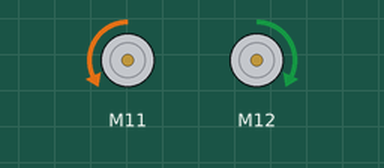
Simulated run of this sketch. Board: Arduino Uno, built with avr-gcc and run on an emulated ATmega328P. Shown: 2 × DC motor (green arrow = forward, orange = backward, longer = faster).

Above: at 0.1 s.
At 4.0 s:
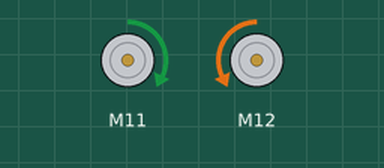
At 6.9 s:
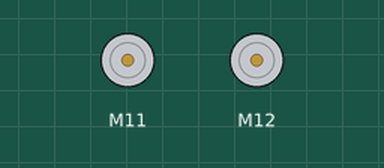
Timing chart, 0 to 8.4 s (numbered marks = the images above):
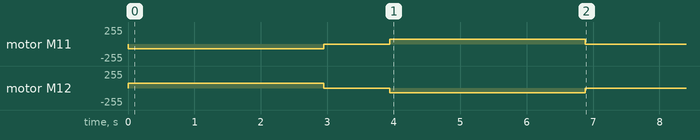

Measured:
- by itself, motor M11: stopped → backward 70/255 at 0.00 s, → stopped 2.9 s later, → forward 70/255 1.0 s later, → stopped 2.9 s later
- by itself, motor M12: stopped → forward 70/255 at 0.00 s, → stopped 2.9 s later, → backward 70/255 1.0 s later, → stopped 2.9 s later

The sketch:

PreciseMoving.ino
```cpp
/***************************************************************
Le robot avance du nombre de cm donné.
Utilise les encodeurs des moteurs

Testé sur robot à chenilles.
****************************************************************/
#include <Arduino.h>
#include <Wire.h>
#include <SoftwareSerial.h>
#include <MeMegaPi.h>

//-------Components Variables
MeEncoderOnBoard Encoder_1(SLOT1);
MeEncoderOnBoard Encoder_2(SLOT2);

//-------Private Variables (do not touch)
double angle_rad = PI / 180.0;
double angle_deg = 180.0 / PI;

//-------Variables
int encodersRPM = 50;     //Vitesse, entre 0 et 180, nombre de tours/min des encodeurs

//-------Main Function

/// Met en Pause le code mais permet de continuer la boucle loop()
void _delay(float ms) {
  if (ms < 0.0) {
    ms = 0.0;
  }
  long endTime = millis() + ms;
  while (millis() < endTime) _loop();
}

void setup() {

  InitializeEncoders();
  Serial.begin(9600);

  //Ajouter les étapes ici
  AccurateMoving(40, 50, 1); //Avance de 40cm à 50 rpm
  _delay(1000);
  AccurateMoving(40, 50, -1);//Recule de 40cm à 50 rpm
}

void _loop() {
  Encoder_1.loop();
  Encoder_2.loop();
}

void loop() {
  _loop();
}
```

EncodersMovement.ino
```cpp
// Param :
//   int cm > Distance à parcourir, en cm
// Return :
//   int time > Temps pour parcourir la distance en rpm donné
// Desc : Calcule le temps de parcours
int CalculateMovingTime(int cm, int rpm) {
  float time = cm / (rpm * 0.272);
  time *= 1000;
  return (int)time;
}

// Param :
//   int distance > Distance à parcourir, en cm
//   int rpm > Rpm voulu
//   int isForward > 1 pour avancer, -1 pour reculer
// Desc : Avance du nombre de cm (à 2cm près) donné
void AccurateMoving(int distance, int rpm, int isForward) {

  rpm *= isForward;  //rpm * -1 inverse le sens de direction
  Encoder_1.runSpeed(-rpm);
  Encoder_2.runSpeed(rpm);

  int time = CalculateMovingTime(distance, abs(rpm));
  _delay(time);

  Encoder_1.setTarPWM(0);  //Stop les moteurs
  Encoder_2.setTarPWM(0);
}
```

EncodersSetup.ino
```cpp
//-----------Setup encoders
void isr_process_encoder1(void) {
  if (digitalRead(Encoder_1.getPortB()) == 0) {
    Encoder_1.pulsePosMinus();
  } else {
    Encoder_1.pulsePosPlus();
  }
}

void isr_process_encoder2(void) {
  if (digitalRead(Encoder_2.getPortB()) == 0) {
    Encoder_2.pulsePosMinus();
  } else {
    Encoder_2.pulsePosPlus();
  }
}

void InitializeEncoders() {
  //Set PWM 8KHz
  TCCR1A = _BV(WGM10);
  TCCR1B = _BV(CS11) | _BV(WGM12);

  TCCR2A = _BV(WGM21) | _BV(WGM20);
  TCCR2B = _BV(CS21);

  attachInterrupt(Encoder_1.getIntNum(), isr_process_encoder1, RISING);
  Encoder_1.setPulse(8);
  Encoder_1.setRatio(46.67);
  Encoder_1.setPosPid(1.8, 0, 1.2);
  Encoder_1.setSpeedPid(0.18, 0, 0);

  attachInterrupt(Encoder_2.getIntNum(), isr_process_encoder2, RISING);
  Encoder_2.setPulse(8);
  Encoder_2.setRatio(46.67);
  Encoder_2.setPosPid(1.8, 0, 1.2);
  Encoder_2.setSpeedPid(0.18, 0, 0);
}
//---------
```
